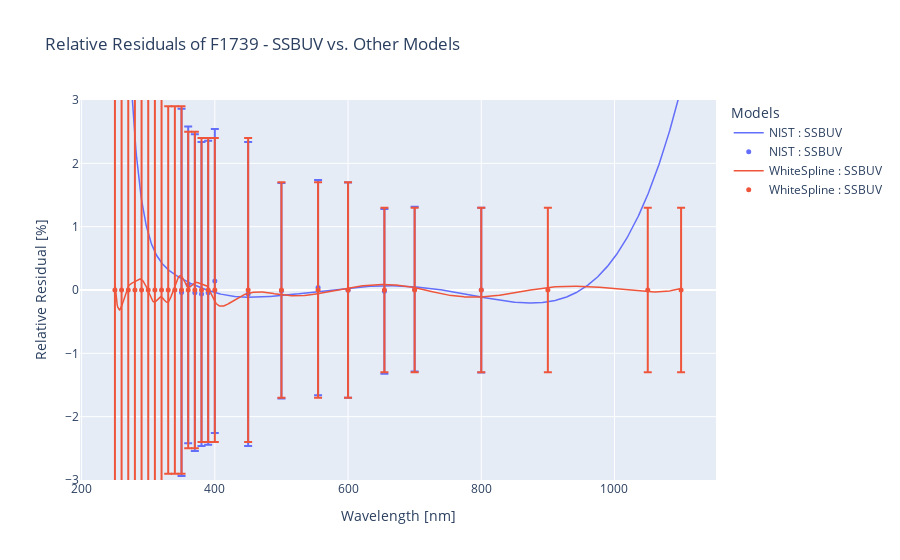

Notebook code cell kept with this figure:
### Code cell
# Each comparison model will be plotted as a separate trace
# The y-axis will show the relative residuals compared to the reference model
import plotly.colors

# Define a color palette with enough distinct colors for your models
palette = plotly.colors.qualitative.Plotly
num_models = len(Models)
colors = palette[:num_models]

fig = go.Figure()
for i, model in enumerate(Models):
    print(model.__name__)
    theModel = model(df.wavelength.to_numpy(), df.irradiance.to_numpy(), df.uncertainty_rel.to_numpy())
    irr = theModel.model(w_interp)
    irr_resid = 100 * (irr - irr_ref) / irr_ref

    # Line trace (interpolated residuals)
    fig.add_trace(go.Scatter(
        x=w_interp, y=irr_resid, mode='lines',
        name=f"{model.__name__} : {RefModel.__name__}",
        line=dict(width=1.5, color=colors[i])
    ))

    # Marker trace (data residuals)
    fig.add_trace(go.Scatter(
        x=theModel.wl_data, y=theModel.residuals(), mode='markers',
        marker=dict(size=5, color=colors[i]),
        name=f"{model.__name__} : {RefModel.__name__}",
        showlegend=True, # Show legend only for the first model
        error_y=dict(type='data', array=theModel.unc_data_rel_k2, visible=True)
    ))

fig.update_yaxes(range=[-3.0, 3.0])
fig.update_layout(
    title=f'Relative Residuals of {lampSN} - {RefModel.__name__} vs. Other Models',
    xaxis_title='Wavelength [nm]',
    yaxis_title='Relative Residual [%]',
    legend=dict(title='Models'),
)
fig.show()

### Figure 1 — Plotly figure (JSON) as saved in the notebook; plotly's stock layout.template omitted (floating-point values rounded to 4 significant figures; data arrays with more than 128 entries replaced by an {"elided": "..."} marker saying what was removed)
{"data": [{"line": {"color": "#636EFA", "width": 1.5}, "mode": "lines", "name": "NIST : SSBUV", "type": "scatter", "x": {"elided": "1000 float values"}, "y": {"elided": "1000 float values"}}, {"error_y": {"array": [2.9, 2.5, 2.5, 2.4, 2.4, 2.4, 2.4, 1.7, 1.7, 1.7, 1.3, 1.3, 1.3], "type": "data", "visible": true}, "marker": {"color": "#636EFA", "size": 5}, "mode": "markers", "name": "NIST : SSBUV", "showlegend": true, "type": "scatter", "x": [350.0, 360.0, 370.0, 380.0, 390.0, 400.0, 450.0, 500.0, 555.0, 600.0, 654.6, 700.0, 800.0], "y": [-0.03844, 0.08211, -0.04222, -0.06407, -0.0432, 0.1438, -0.06265, -0.01226, 0.03761, -0.00259, -0.02068, 0.0129, -0.001058]}, {"line": {"color": "#EF553B", "width": 1.5}, "mode": "lines", "name": "WhiteSpline : SSBUV", "type": "scatter", "x": {"elided": "1000 float values"}, "y": {"elided": "1000 float values"}}, {"error_y": {"array": [6.5, 5.6, 4.8, 4.8, 4.1, 4.1, 3.4, 3.4, 2.9, 2.9, 2.9, 2.5, 2.5, 2.4, 2.4, 2.4, 2.4, 1.7, 1.7, 1.7, 1.3, 1.3, 1.3, 1.3, 1.3, 1.3], "type": "data", "visible": true}, "marker": {"color": "#EF553B", "size": 5}, "mode": "markers", "name": "WhiteSpline : SSBUV", "showlegend": true, "type": "scatter", "x": [250.0, 260.0, 270.0, 280.0, 290.0, 300.0, 310.0, 320.0, 330.0, 340.0, 350.0, 360.0, 370.0, 380.0, 390.0, 400.0, 450.0, 500.0, 555.0, 600.0, 654.6, 700.0, 800.0, 900.0, 1050.0, 1100.0], "y": [0.0, 0.0, 0.0, 0.0, 0.0, 1.37e-14, -1.951e-14, 1.425e-14, 0.0, 0.0, 0.0, 2.026e-14, 1.636e-14, -1.343e-14, 0.0, 1.886e-14, 0.0, 1.132e-14, 0.0, 0.0, 0.0, 0.0, 0.0, 0.0, 0.0, 0.0]}], "layout": {"legend": {"title": {"text": "Models"}}, "title": {"text": "Relative Residuals of F1739 - SSBUV vs. Other Models"}, "xaxis": {"title": {"text": "Wavelength [nm]"}}, "yaxis": {"range": [-3, 3], "title": {"text": "Relative Residual [%]"}}}}
